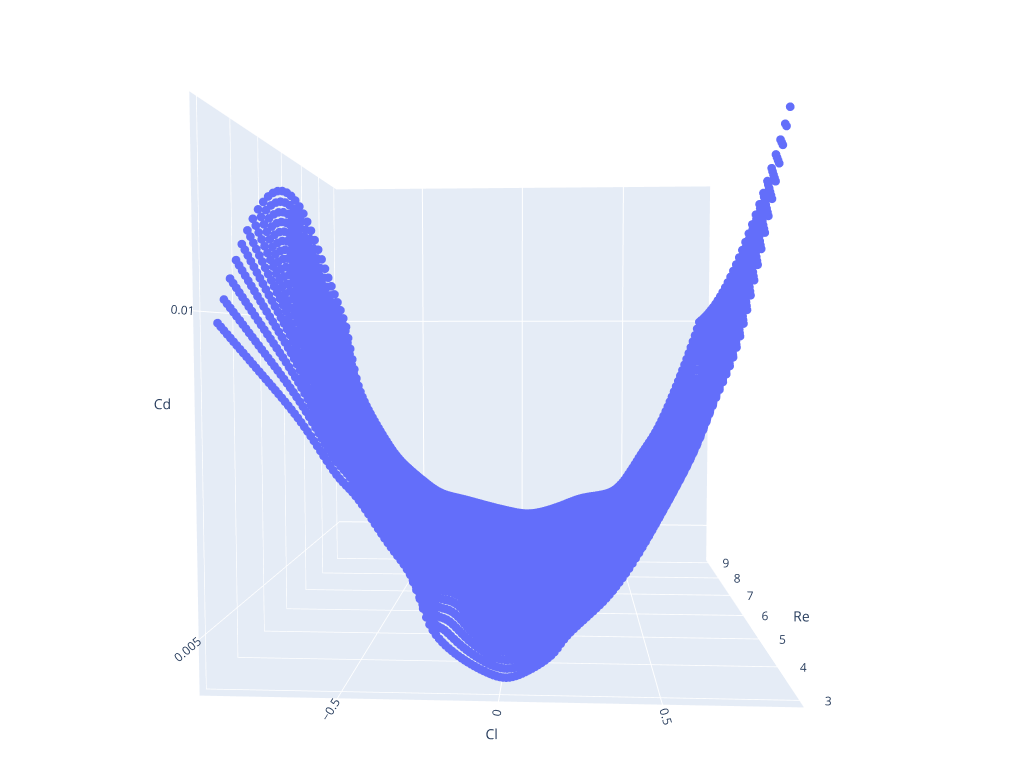

Notebook code cell kept with this figure:
### Code cell
curves = create_curves()
draw_curves()

### Figure 1 — Plotly figure (JSON) as saved in the notebook; plotly's stock layout.template omitted (floating-point values rounded to 4 significant figures; data arrays with more than 128 entries replaced by an {"elided": "..."} marker saying what was removed)
{"data": [{"marker": {"size": 3}, "mode": "markers", "name": "mesh", "type": "scatter3d", "x": {"elided": "5456 float values"}, "y": {"elided": "5456 float values"}, "z": {"elided": "5456 float values"}}], "layout": {"height": 768, "legend": {"font": {"size": 12}, "itemsizing": "trace", "title": {"text": "Data"}}, "margin": {"b": 0, "l": 0, "r": 0, "t": 0}, "scene": {"camera": {"eye": {"x": 0.1, "y": -2, "z": 0.1}}, "xaxis": {"title": {"text": "Cl"}}, "yaxis": {"title": {"text": "Re"}}, "zaxis": {"title": {"text": "Cd"}}}, "width": 1024}}
